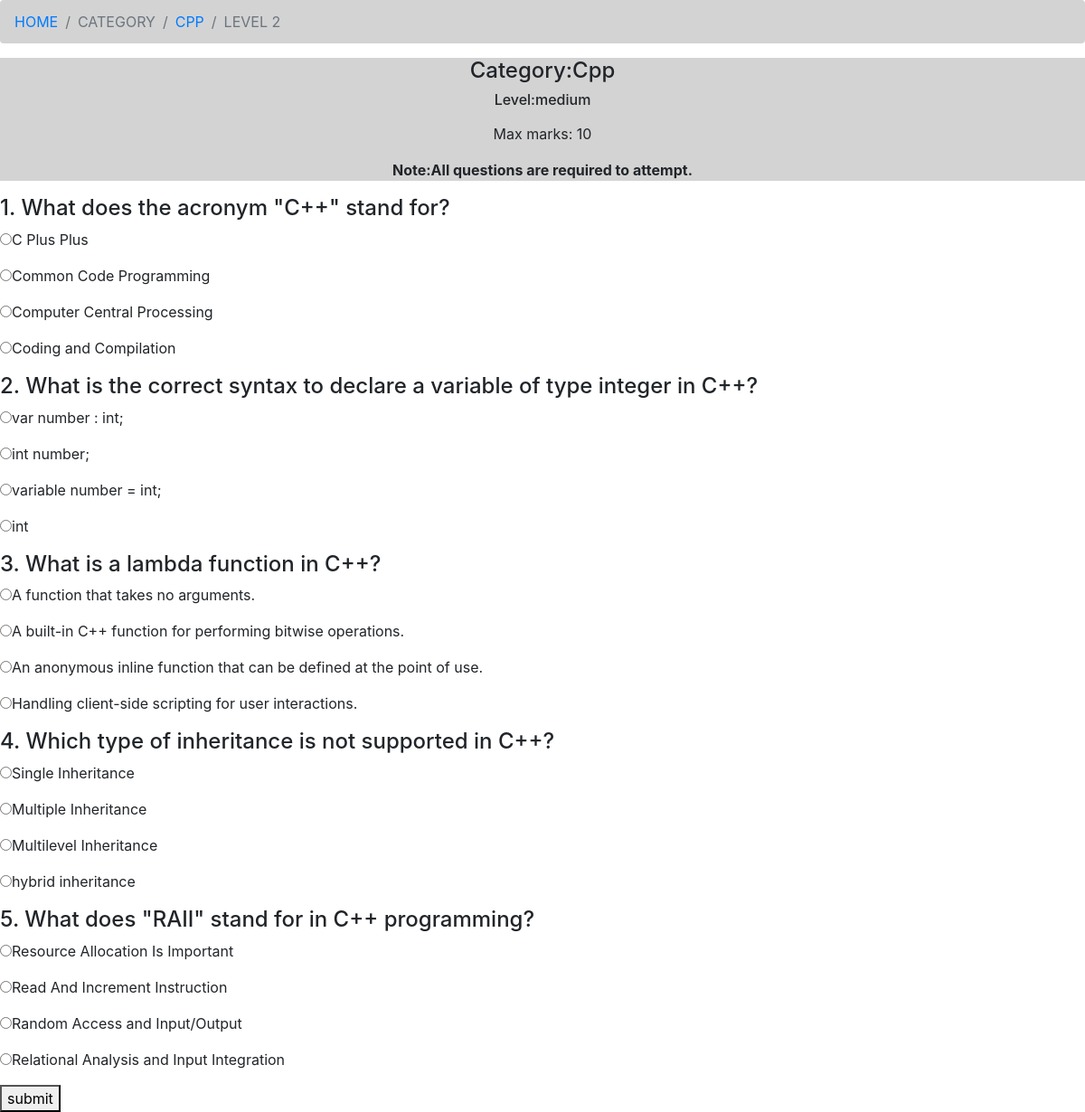
Screenshot of /cpp2 with the database file from the repository.
### main/models.py (models this page shows, shortened)
class QuizQuestion(models.Model):
    category=models.ForeignKey(QuizCategory , on_delete=models.CASCADE)
    question_text=models.TextField()
    option1=models.CharField(max_length=200)
    option2=models.CharField(max_length=200)
    option3=models.CharField(max_length=200)
    option4=models.CharField(max_length=200)
    level=models.CharField(max_length=100,default=0)
    points=models.IntegerField(default="0")
    time_limit=models.IntegerField()
    right_option=models.CharField(max_length=100)

### main/views.py (the view)
# urls.py: path("cpp2", views.cpp2, name="cpp2"),
def cpp2(request):
    questions=QuizQuestion.objects.filter(level='cppmedium')
    return render(request,'category/CPP/cpp2.html',{'questions':questions})

### main/templates/category/CPP/cpp2.html (shortened to what this page needs)
<!doctype html>
<html lang="en">
  <head>
    <link rel="stylesheet" href="https://cdn.jsdelivr.net/npm/bootstrap@4.1.3/dist/css/bootstrap.min.css">
  </head>
  <body>
    <nav aria-label="breadcrumb">
        <ol class="breadcrumb">
          <li class="breadcrumb-item"><a href="{% url 'home' %}">HOME</a></li>
          <li class="breadcrumb-item active" aria-current="page">CATEGORY</li>
          <li class="breadcrumb-item"><a href="{% url 'cpp' %}">CPP</a></li>
          <li class="breadcrumb-item active" aria-current="page">LEVEL 2</li>
        </ol>
      </nav>
    <div class="heading">
      <h4><center> Category:Cpp</center></h4>
      <h6><center>Level:medium</center></h6>
      <p><center>Max marks: 10</center></p>
      <p><b>Note:All questions are required to attempt.</b></p>
  </div>
  <table>
    <form method="POST" action="{% url 'result'  %}" class='container-fluid'>
    {%for question in questions %}
    <h4>{{forloop.counter}}. {{question.question_text}}</h4>
    <p><input type="radio" name="que{{forloop.counter}}" value="1" >{{question.option1}}</p>
    <p><input type="radio" name="que{{forloop.counter}}" value="2" >{{question.option2}}</p>
    <p><input type="radio" name="que{{forloop.counter}}" value="3" >{{question.option3}}</p>
    <p><input type="radio" name="que{{forloop.counter}}" value="4" >{{question.option4}}</p>
    {% endfor %}
    <button type="submit" class='btn-btn primary'>submit</button>
    </form>
  </table>
  </body>
</html>

### main/templates/category/CPP/cpp2.html (style rules this page uses)
.breadcrumb { background: lightgrey; }
.heading { text-align:center; background: lightgrey; }
.container-fluid { background : red; border : 2px solid black; }

### rows the page displays
QuizQuestion: question_text "What does the acronym \"C++\" stand for?", option1 "C Plus Plus", option2 "Common Code Programming", option3 "Computer Central Processing", option4 "Coding and Compilation"
QuizQuestion: question_text "What is the correct syntax to declare a variable of type integer in C++?", option1 "var number : int;", option2 "int number;", option3 "variable number = int;", option4 "int"
QuizQuestion: question_text "What is a lambda function in C++?", option1 "A function that takes no arguments.", option2 "A built-in C++ function for performing bitwise operations.", option3 "An anonymous inline function that can be defined at the point of use.", option4 "Handling client-side scripting for user interactions."
QuizQuestion: question_text "Which type of inheritance is not supported in C++?", option1 "Single Inheritance", option2 "Multiple Inheritance", option3 "Multilevel Inheritance", option4 "hybrid inheritance"
QuizQuestion: question_text "What does \"RAII\" stand for in C++ programming?", option1 "Resource Allocation Is Important", option2 "Read And Increment Instruction", option3 "Random Access and Input/Output", option4 "Relational Analysis and Input Integration"
